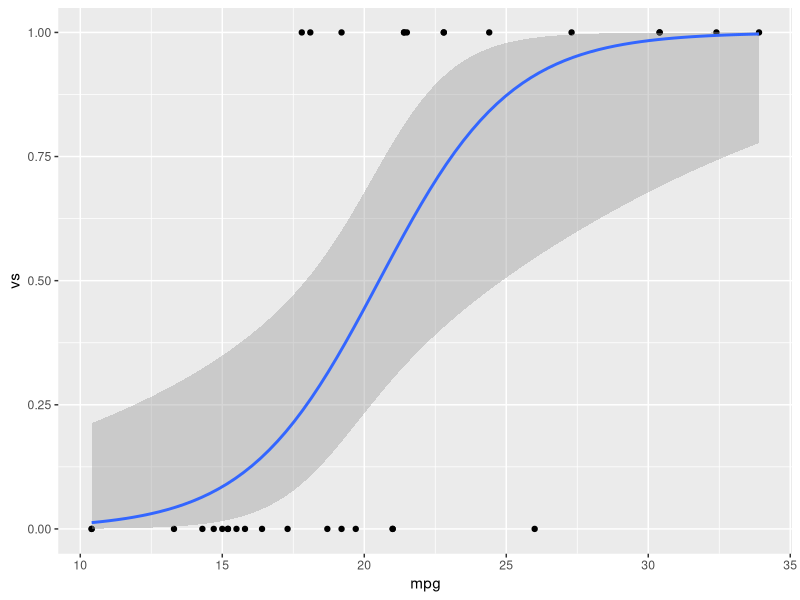

The R script that drew this image:
## ---- chunk 1
24 - 23
## ---- chunk 2
2345 * 23
## ---- chunk 3
library(xtable); library(dplyr)
mtcars %>%
  glm(vs ~ mpg, data = ., family = "binomial") %>%
  xtable(., type = "latex") %>%
  print(comment = FALSE)
## ---- chunk 4
library(ggplot2)
ggplot(mtcars, aes(x = mpg, y = vs)) + 
geom_point() + 
geom_smooth(method = "glm", method.args=list(family="binomial"))
